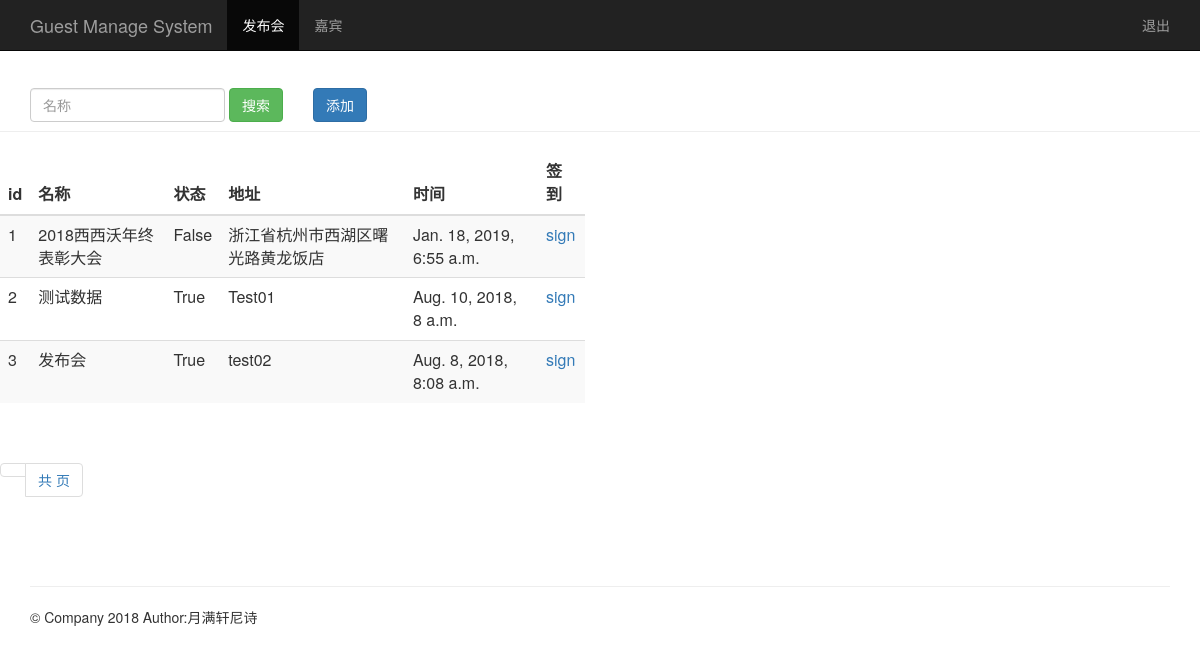
The page /search_name/ on the database its author committed.
### sign/models.py (models this page shows, shortened)
class Event(models.Model):
    name = models.CharField(max_length=100)  # 发布会标题
    limit = models.IntegerField()  # 限制人数
    status = models.BooleanField()  # 状态
    address = models.CharField(max_length=200)  # 地址
    start_time = models.DateTimeField('events time')  # 发布会时间
    create_time = models.DateTimeField(auto_now=True)  # 创建时间（自动获取当前时间）

### sign/views.py (the view)
# urls.py: path('search_name/', views.search_name),  # 添加search_name/配置路径
def search_name(request):
    username = request.session.get('user', '')
    search_name = request.GET.get("name", "")
    events = Event.objects.filter(name__contains=search_name)
    if len(events) == 0:
        return render(request, "event_manage.html", {"user": username,
                                                     "hint": "根据输入的 `发布会名称` 查询结果为空！"})
    return render(request, "event_manage.html", {"user": username, "events": events})

### sign/templates/event_manage.html (shortened to what this page needs)
{% extends 'base.html' %}
{% block content %}
    <nav class="navbar navbar-inverse navbar-fixed-top">
        <div class="container">
            <div class="navbar-header">
                <a class="navbar-brand" href="/event_manage/">Guest Manage System</a>
            </div>
            <div id="navbar" class="collapse navbar-collapse">
                <ul class="nav navbar-nav">
                    <li class="active"><a href="#">发布会</a></li>
                    <li><a href="/guest_manage/">嘉宾</a></li>
                </ul>
                <ul class="nav navbar-nav navbar-right">
                    <li><a href="#">{{ user }}</a></li>
                    <li><a href="/logout/">退出</a></li>
                </ul>
            </div>
        </div>
    </nav>
    <div class="page-header" style="margin-top: 80px;">
        <div id="navbar" class="navbar-collapse collapse" style="float:left;">
            <form class="navbar-form" method="get" action="/search_name/">
                <div class="form-group">
                    <input name="name" type="text" placeholder="名称" class="form-control">
                </div>
                <button type="submit" class="btn btn-success">搜索</button>
            </form>
        </div>
        <div
        "float:right;">
        <button type="submit" class="btn btn-primary" onclick="window.location.href='/add_event/'"
                style="margin-top: 8px;">添加
        </button>
    </div>
    </div>
    <div class="row">
        <div class="col-md-6">
            <table class="table table-striped">
                <thead>
                <tr>
                    <th>id</th>
                    <th>名称</th>
                    <th>状态</th>
                    <th>地址</th>
                    <th>时间</th>
                    <th>签到</th>
                </tr>
                </thead>
                <tbody>
                {% for event in events %}
                    <tr>
                        <td>{{ event.id }}</td>
                        <td>{{ event.name }}</td>
                        <td>{{ event.status }}</td>
                        <td>{{ event.address }}</td>
                        <td>{{ event.start_time }}</td>
                        <td>
                            <a href="/sign_index/{{ event.id }}/" target="{{ event.id }}_blank">
                                sign</a>
                        </td>
                    </tr>
                {% endfor %}
                </tbody>
            </table>
        </div>
    </div>
    <div class="pagination">
            <span class="step-links">
              <ul class="pagination">
                  <li><a href="#">{{ events.number }}</a></li>
                  <li><a href="#">共 {{ events.paginator.num_pages }} 页</a></li>
              </ul>
            </span>
    </div>
{% endblock %}

### rows shown on the page
Event: id "1", name "2018西西沃年终表彰大会", status "False", address "浙江省杭州市西湖区曙光路黄龙饭店", start_time "Jan. 18, 2019, 6:55 a.m."
Event: id "2", name "测试数据", status "True", address "Test01", start_time "Aug. 10, 2018, 8 a.m."
Event: id "3", name "发布会", status "True", address "test02", start_time "Aug. 8, 2018, 8:08 a.m."
